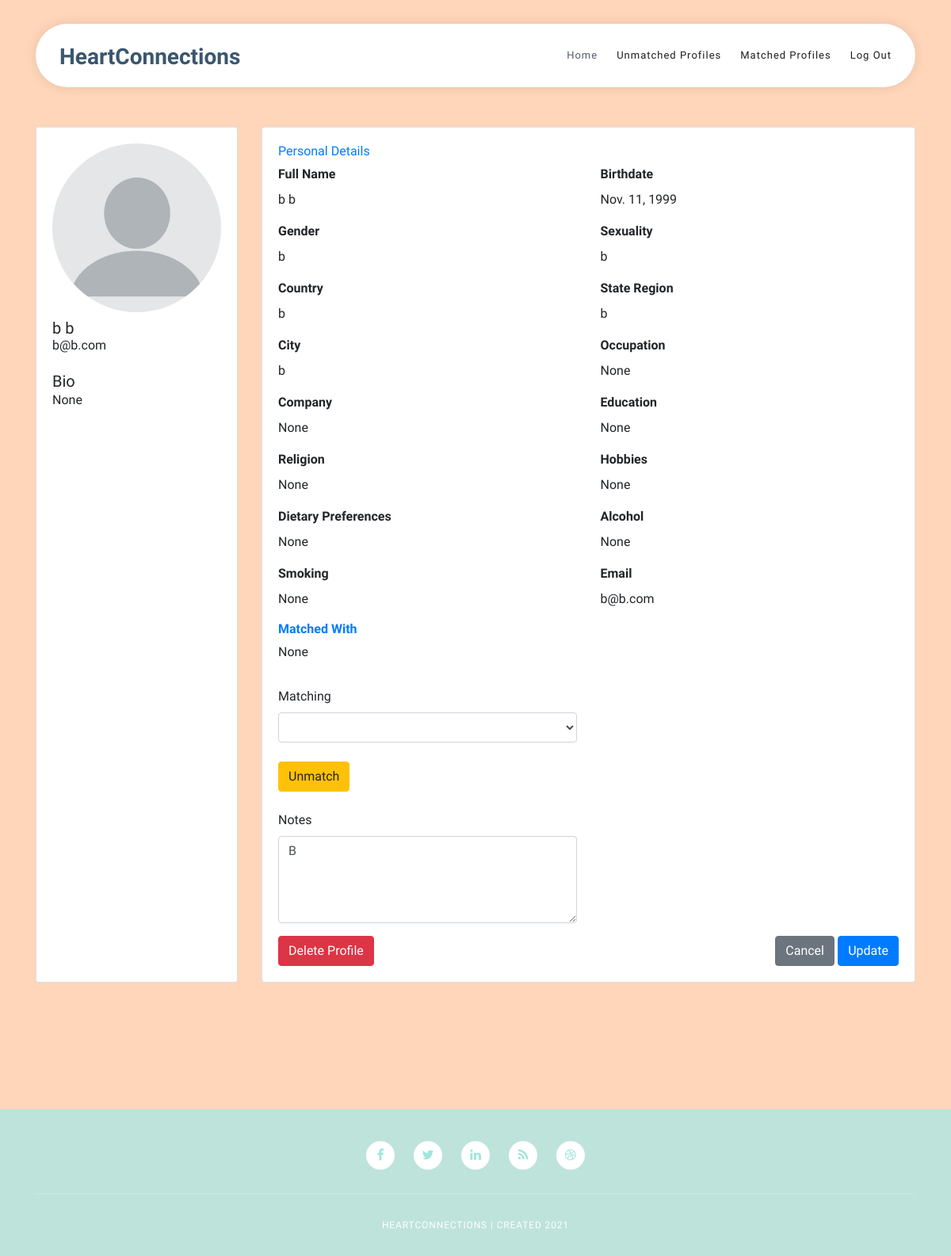
The app's page /HeartConnections/profile/5/ with its own data.
### HeartConnections/models.py (models this page shows, shortened)
class Profile(models.Model):
    id = models.AutoField(primary_key=True)
    first_name = models.CharField(max_length=30)
    last_name = models.CharField(max_length=40)
    birthdate = models.DateField(default=datetime.date(1900, 1, 1), validators=[MinValueValidator(datetime.date(1900, 1, 1)), MaxValueValidator(datetime.date.today() - datetime.timedelta(days=6575))])
    gender = models.CharField(max_length=20)
    sexuality = models.CharField(max_length=25)
    country = models.CharField(max_length=40)
    state_region = models.CharField(max_length=20)
    city = models.CharField(max_length=30)
    occupation = models.CharField(max_length=25, blank=True, null=True)
    company = models.CharField(max_length=40, blank=True, null=True)
    education = models.CharField(max_length=50, blank=True, null=True)
    bio = models.CharField(max_length=1000, blank=True, null=True)
    religion = models.CharField(max_length=25, blank=True, null=True)
    hobbies = models.CharField(max_length=250, blank=True, null=True)
    dietary_preferences = models.CharField(max_length=100, blank=True, null=True)
    alcohol = models.BooleanField(blank=True, null=True)
    smoking = models.BooleanField(blank=True, null=True)
    email = models.EmailField(max_length=50)
    matched = models.BooleanField(default=False)
    matched_with = models.CharField(max_length=100, blank=True, null=True)
    notes = models.CharField(max_length=500, blank=True, null=True)
    profile_pic = models.ImageField(null=True, blank=True)

### HeartConnections/views.py (the view, shortened to what this page needs)
# urls.py: path('profile/<int:pk>/', views.ProfileDetailedView.as_view(), name='profile_detailed_view'),
class ProfileDetailedView(generic.edit.FormMixin, generic.DetailView):
    model = Profile
    form_class = MatchmakerForm
    success_url = '../unmatched'
    template_name = 'profile_detailed_view.html'
    def get_context_data(self, **kwargs):
        context = super(ProfileDetailedView, self).get_context_data(**kwargs)
        context['unmatched_list'] = Profile.objects.filter(matched=False)
        context['available_list'] = Profile.objects.filter(matched=False).exclude(id=self.object.id)
        context['form'] = self.get_form()
        if self.object.matched:
            match_list = self.object.matched_with.strip().split(" ")
            context['match_list'] = Profile.objects.filter(id__in=match_list)
        return context

### HeartConnections/forms.py
class MatchmakerForm(forms.ModelForm):
    class Meta:
        model = Profile
        fields = (
            'matched',
            'notes',
            'matched_with',
        )

### HeartConnections/templates/profile_detailed_view.html (shortened to what this page needs)
{% extends "admin_base_generic.html" %}
{% block content %}
<head>
  {% load static %}
</head>
<div class="baseframe"></div>
<div class="container">
  <div class="row gutters">
  <div class="col-xl-3 col-lg-3 col-md-12 col-sm-12 col-12">
  <div class="card h-100">
    <div class="card-body">
      <div class="account-settings">
        <div class="user-profile">
          <div class="user-avatar">
            <div class="icon">
              <i><span class="d-none d-lg-block"><img class="img-fluid img-profile rounded-circle mx-auto mb-2" src="{{profile.profile_pic.url}}" alt="" /></span></i>
            </div>
          </div>
          <div class="about">
            <h5 class="user-name">{{ profile.first_name }} {{ profile.last_name }}</h5>
          </div>
          <h6 class="user-email">{{ profile.email }}</h6><br>
        </div>
        <div class="about">
          <h5>Bio</h5>
          <p>{{ profile.bio }}</p>
        </div>
      </div>
    </div>
  </div>
  </div>
  <div class="col-xl-9 col-lg-9 col-md-12 col-sm-12 col-12">
  <div class="card h-100">
    <div class="card-body">
      <div class="row gutters">
        <div class="col-xl-12 col-lg-12 col-md-12 col-sm-12 col-12">
          <h6 class="mb-2 text-primary">Personal Details</h6>
        </div>
        <div class="col-xl-6 col-lg-6 col-md-6 col-sm-6 col-12">
          <div class="form-group">
            <label for="fullName"><strong>Full Name</strong></label>
            <p>{{ profile.first_name }} {{ profile.last_name }}</p>
          </div>
        </div>
        <div class="col-xl-6 col-lg-6 col-md-6 col-sm-6 col-12">
          <div class="form-group">
            <label for="phone"><strong>Birthdate</strong></label>
            <p>{{ profile.birthdate }}</p>
          </div>
        </div>
        <div class="col-xl-6 col-lg-6 col-md-6 col-sm-6 col-12">
          <div class="form-group">
            <label for="website"><strong>Gender</strong></label>
            <p>{{ profile.gender }}</p>
          </div>
        </div>
        <div class="col-xl-6 col-lg-6 col-md-6 col-sm-6 col-12">
          <div class="form-group">
            <label for="website"><strong>Sexuality</strong></label>
            <p>{{ profile.sexuality }}</p>
          </div>
        </div>
        <div class="col-xl-6 col-lg-6 col-md-6 col-sm-6 col-12">
          <div class="form-group">
            <label for="website"><strong>Country</strong></label>
            <p>{{ profile.country }}</p>
          </div>
        </div>
        <div class="col-xl-6 col-lg-6 col-md-6 col-sm-6 col-12">
          <div class="form-group">
            <label for="website"><strong>State Region</strong></label>
            <p>{{ profile.state_region }}</p>
          </div>
        </div>
        <div class="col-xl-6 col-lg-6 col-md-6 col-sm-6 col-12">
          <div class="form-group">
            <label for="website"><strong>City</strong></label>
            <p>{{ profile.city }}</p>
          </div>
        </div>
        <div class="col-xl-6 col-lg-6 col-md-6 col-sm-6 col-12">
          <div class="form-group">
            <label for="website"><strong>Occupation</strong></label>
            <p>{{ profile.occupation }}</p>
          </div>
        </div>
        <div class="col-xl-6 col-lg-6 col-md-6 col-sm-6 col-12">
          <div class="form-group">
            <label for="website"><strong>Company</strong></label>
            <p>{{ profile.company }}</p>
          </div>
        </div>
        <div class="col-xl-6 col-lg-6 col-md-6 col-sm-6 col-12">
          <div class="form-group">
            <label for="website"><strong>Education</strong></label>
            <p>{{ profile.education }}</p>
          </div>
        </div>
        <div class="col-xl-6 col-lg-6 col-md-6 col-sm-6 col-12">
          <div class="form-group">
            <label for="website"><strong>Religion</strong></label>
            <p>{{ profile.religion }}</p>
          </div>
        </div>
        <div class="col-xl-6 col-lg-6 col-md-6 col-sm-6 col-12">
          <div class="form-group">
            <label for="website"><strong>Hobbies</strong></label>
            <p>{{ profile.hobbies }}</p>
          </div>
        </div>
        <div class="col-xl-6 col-lg-6 col-md-6 col-sm-6 col-12">
          <div class="form-group">
            <label for="website"><strong>Dietary Preferences</strong></label>
            <p>{{ profile.dietary_preferences }}</p>
          </div>
        </div>
        <div class="col-xl-6 col-lg-6 col-md-6 col-sm-6 col-12">
          <div class="form-group">
            <label for="website"><strong>Alcohol</strong></label>
            <p>{{ profile.alcohol }}</p>
          </div>
        </div>
        <div class="col-xl-6 col-lg-6 col-md-6 col-sm-6 col-12">
          <div class="form-group">
            <label for="website"><strong>Smoking</strong></label>
            <p>{{ profile.smoking }}</p>
          </div>
        </div>
        <div class="col-xl-6 col-lg-6 col-md-6 col-sm-6 col-12">
          <div class="form-group">
            <label for="website"><strong>Email</strong></label>
            <p>{{ profile.email }}</p>
          </div>
        </div>
        <div class="col-xl-6 col-lg-6 col-md-6 col-sm-6 col-12">
          <div class="form-group">
            <h6 class="mb-2 text-primary"><strong>Matched With</strong></h6>
            {% if match_list %}
            {% for match in match_list %}
            <p>{{ match.first_name }} {{ match.last_name }}</p>
            {% endfor %}
            {% else %}
            <p>None</p>
            {% endif %}
          </div>
        </div>
      </div>
      <div class="row gutters">
        <div class="col-xl-12 col-lg-12 col-md-12 col-sm-12 col-12">
        </div>
        <div class="col-xl-6 col-lg-6 col-md-6 col-sm-6 col-12">
        <form method="post">
          <div class="form-group">
            <label for="matched_with">Matching</label>
            {% if available_list %}
            <select id="matched_with" class="form-control" id="matched_with" name="matched_with">
              {% if match_list %}
              {% for match in match_list %}
                <option value="{{ match.id }}">{{ match.first_name }} {{ match.last_name }}, Notes: {{ match.notes }}</option>
              {% endfor %}
              {% else %}
                <option value="none"></option>
              {% endif %}
              {% for profile in available_list %}
                <option value="{{ profile.id }}">{{ profile.first_name }} {{ profile.last_name }}, Notes: {{ profile.notes }}</option>
              {% endfor %}
            </select>
            {% else %}
              <p>There are no available profiles</p>
            {% endif %}
            <br>
            <button type="unmatch" id="unmatch" name="unmatch" class="btn btn-warning">Unmatch</button><br>
            <br><label for="notes">Notes</label>
            <textarea id="notes" class="form-control" name="notes" id="notes" rows="4" cols="50" placeholder="Matchmaking Notes">{{ profile.notes }}</textarea>
          </div>
        </div>
      </div>
      <div class="row gutters">
        <div class="col-xl-12 col-lg-12 col-md-12 col-sm-12 col-12">
          <button type="submit" id="submit" name="submit" class="btn btn-primary" style="float: right;">Update</button>
          <p style="float: right; color:white;">.</p>
          <button type="button" id="submit" name="submit" class="btn btn-secondary" style="float: right;" onclick="location.href='{% url 'admin_index' %}'">Cancel</button>
          <button type="delete" id="delete" name="delete" class="btn btn-danger">Delete Profile</button>
        </div>
      </div>
    </div>
  </div>
  </div>
  </div>
  </div>
  <div class="baseframe"></div>
{% endblock %}

### HeartConnections/static/css/admin-templatemo-softy-pinko.css (style rules this page uses)
html, body, div, span, applet, object, iframe, h1, h2, h3, h4, h5, h6, p, blockquote, div pre, a, abbr, acronym, address, big, cite, code, del, dfn, em, font, img, ins, kbd, q, s, samp, small, strike, strong, sub, sup, tt, var, b, u, i, center, dl, dt, dd, ol, ul, li, figure, header, nav, section, article, aside, footer, figcaption { margin: 0; padding: 0; border: 0; outline: 0; }
* { box-sizing: border-box; }
html, body { font-family: "Raleway", sans-serif; font-weight: 400; background-color: #FFD6BA; font-size: 16px; -ms-text-size-adjust: 100%; -webkit-font-smoothing: antialiased; -moz-osx-font-smoothing: grayscale; }
h1, h2, h3, h4, h5, h6 { margin-top: 0px; margin-bottom: 0px; }
html, body { background: #FFD6BA; font-family: "Raleway", sans-serif; }

### HeartConnections/templates/profile_detailed_view.html (style rules this page uses)
.baseframe { overflow: hidden; position: relative; display: flex; align-items: center; justify-content: center; background-repeat: no-repeat; background-position: center center; background-size: cover; height: 20vh; }

### records on screen
Profile: profile_pic (placeholder picture), first_name "b", last_name "b", email "b@b.com", bio "None", birthdate "Nov. 11, 1999", gender "b", sexuality "b", country "b", state_region "b", city "b", occupation "None", company "None", education "None", religion "None", hobbies "None", dietary_preferences "None", alcohol "None", smoking "None", notes "B"
